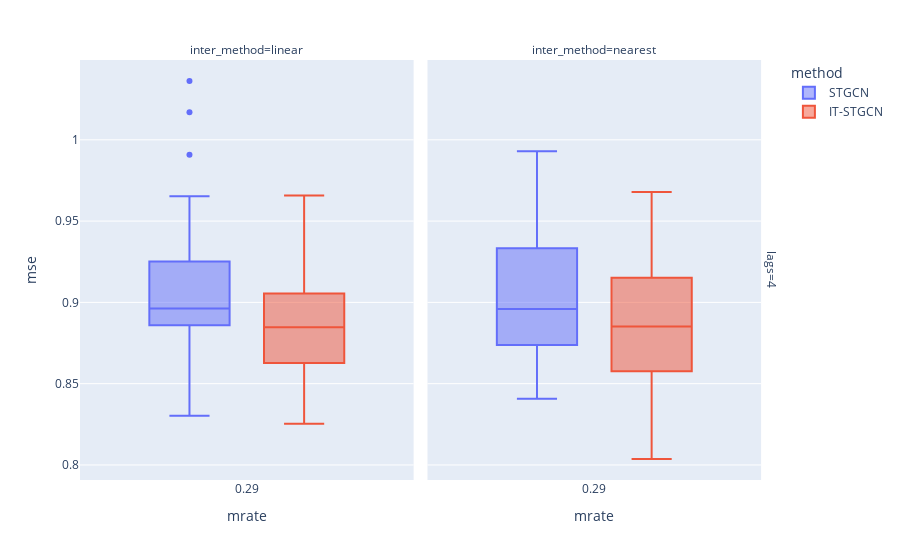

The notebook cell saved with this chart:
### Markdown cell above
## Block

### Code cell
data.query("method!='GNAR' and mtype =='block'").plot.box(backend='plotly',x='mrate',color='method',y='mse',facet_col='inter_method',facet_row='lags',height=800)

### Figure 1 — Plotly figure (JSON) as saved in the notebook; plotly's stock layout.template omitted (floating-point values rounded to 4 significant figures)
{"data": [{"alignmentgroup": "True", "hovertemplate": "method=STGCN<br>lags=4<br>inter_method=linear<br>mrate=%{x}<br>mse=%{y}<extra></extra>", "legendgroup": "STGCN", "marker": {"color": "#636efa"}, "name": "STGCN", "notched": false, "offsetgroup": "STGCN", "orientation": "v", "showlegend": true, "type": "box", "x": [0.2878, 0.2878, 0.2878, 0.2878, 0.2878, 0.2878, 0.2878, 0.2878, 0.2878, 0.2878, 0.2878, 0.2878, 0.2878, 0.2878, 0.2878, 0.2878, 0.2878, 0.2878, 0.2878, 0.2878, 0.2878, 0.2878, 0.2878, 0.2878, 0.2878, 0.2878, 0.2878, 0.2878, 0.2878, 0.2878], "x0": " ", "xaxis": "x", "y": [0.8967, 0.9242, 0.922, 0.9581, 0.8302, 0.9196, 0.8797, 0.8959, 0.8556, 0.888, 0.886, 0.8575, 0.9232, 0.885, 0.8938, 1.017, 0.8551, 0.9908, 0.9528, 0.9275, 0.8878, 0.9653, 0.9252, 1.036, 0.862, 0.8947, 0.9083, 0.898, 0.894, 0.89], "y0": " ", "yaxis": "y"}, {"alignmentgroup": "True", "hovertemplate": "method=STGCN<br>lags=4<br>inter_method=nearest<br>mrate=%{x}<br>mse=%{y}<extra></extra>", "legendgroup": "STGCN", "marker": {"color": "#636efa"}, "name": "STGCN", "notched": false, "offsetgroup": "STGCN", "orientation": "v", "showlegend": false, "type": "box", "x": [0.2878, 0.2878, 0.2878, 0.2878, 0.2878, 0.2878, 0.2878, 0.2878, 0.2878, 0.2878, 0.2878, 0.2878, 0.2878, 0.2878, 0.2878, 0.2878, 0.2878, 0.2878, 0.2878, 0.2878, 0.2878, 0.2878, 0.2878, 0.2878, 0.2878, 0.2878, 0.2878, 0.2878, 0.2878, 0.2878], "x0": " ", "xaxis": "x2", "y": [0.913, 0.9007, 0.902, 0.8738, 0.9394, 0.993, 0.9093, 0.8456, 0.8629, 0.8553, 0.9658, 0.8864, 0.8808, 0.8789, 0.9332, 0.8821, 0.952, 0.9675, 0.8725, 0.8666, 0.8879, 0.8978, 0.919, 0.9476, 0.894, 0.8808, 0.8408, 0.8667, 0.9011, 0.9557], "y0": " ", "yaxis": "y2"}, {"alignmentgroup": "True", "hovertemplate": "method=IT-STGCN<br>lags=4<br>inter_method=linear<br>mrate=%{x}<br>mse=%{y}<extra></extra>", "legendgroup": "IT-STGCN", "marker": {"color": "#EF553B"}, "name": "IT-STGCN", "notched": false, "offsetgroup": "IT-STGCN", "orientation": "v", "showlegend": true, "type": "box", "x": [0.2878, 0.2878, 0.2878, 0.2878, 0.2878, 0.2878, 0.2878, 0.2878, 0.2878, 0.2878, 0.2878, 0.2878, 0.2878, 0.2878, 0.2878, 0.2878, 0.2878, 0.2878, 0.2878, 0.2878, 0.2878, 0.2878, 0.2878, 0.2878, 0.2878, 0.2878, 0.2878, 0.2878, 0.2878, 0.2878], "x0": " ", "xaxis": "x", "y": [0.8982, 0.8856, 0.8705, 0.9054, 0.8838, 0.8617, 0.9113, 0.8733, 0.8969, 0.8333, 0.8626, 0.9483, 0.9421, 0.8554, 0.9657, 0.8777, 0.9418, 0.8441, 0.8898, 0.8805, 0.8408, 0.8626, 0.9394, 0.8953, 0.8777, 0.8254, 0.9142, 0.8905, 0.8796, 0.8931], "y0": " ", "yaxis": "y"}, {"alignmentgroup": "True", "hovertemplate": "method=IT-STGCN<br>lags=4<br>inter_method=nearest<br>mrate=%{x}<br>mse=%{y}<extra></extra>", "legendgroup": "IT-STGCN", "marker": {"color": "#EF553B"}, "name": "IT-STGCN", "notched": false, "offsetgroup": "IT-STGCN", "orientation": "v", "showlegend": false, "type": "box", "x": [0.2878, 0.2878, 0.2878, 0.2878, 0.2878, 0.2878, 0.2878, 0.2878, 0.2878, 0.2878, 0.2878, 0.2878, 0.2878, 0.2878, 0.2878, 0.2878, 0.2878, 0.2878, 0.2878, 0.2878, 0.2878, 0.2878, 0.2878, 0.2878, 0.2878, 0.2878, 0.2878, 0.2878, 0.2878, 0.2878], "x0": " ", "xaxis": "x2", "y": [0.8742, 0.8586, 0.9188, 0.9002, 0.8492, 0.8914, 0.8936, 0.9541, 0.9679, 0.9114, 0.9085, 0.8434, 0.8037, 0.8791, 0.8412, 0.9055, 0.8469, 0.8636, 0.9251, 0.8615, 0.9414, 0.9489, 0.9515, 0.9151, 0.8663, 0.8372, 0.8482, 0.8779, 0.8988, 0.8576], "y0": " ", "yaxis": "y2"}], "layout": {"annotations": [{"font": {}, "showarrow": false, "text": "inter_method=linear", "x": 0.24, "xanchor": "center", "xref": "paper", "y": 1, "yanchor": "bottom", "yref": "paper"}, {"font": {}, "showarrow": false, "text": "inter_method=nearest", "x": 0.74, "xanchor": "center", "xref": "paper", "y": 1, "yanchor": "bottom", "yref": "paper"}, {"font": {}, "showarrow": false, "text": "lags=4", "textangle": 90, "x": 0.98, "xanchor": "left", "xref": "paper", "y": 0.5, "yanchor": "middle", "yref": "paper"}], "autosize": true, "boxmode": "group", "legend": {"title": {"text": "method"}, "tracegroupgap": 0}, "margin": {"t": 60}, "xaxis": {"anchor": "y", "autorange": true, "domain": [0, 0.48], "range": [-0.216, 0.7915], "title": {"text": "mrate"}, "type": "linear"}, "xaxis2": {"anchor": "y2", "autorange": true, "domain": [0.5, 0.98], "matches": "x", "range": [-0.216, 0.7915], "title": {"text": "mrate"}, "type": "linear"}, "yaxis": {"anchor": "x", "autorange": true, "domain": [0, 1], "range": [0.7907, 1.049], "title": {"text": "mse"}, "type": "linear"}, "yaxis2": {"anchor": "x2", "autorange": true, "domain": [0, 1], "matches": "y", "range": [0.7907, 1.049], "showticklabels": false, "type": "linear"}}}
